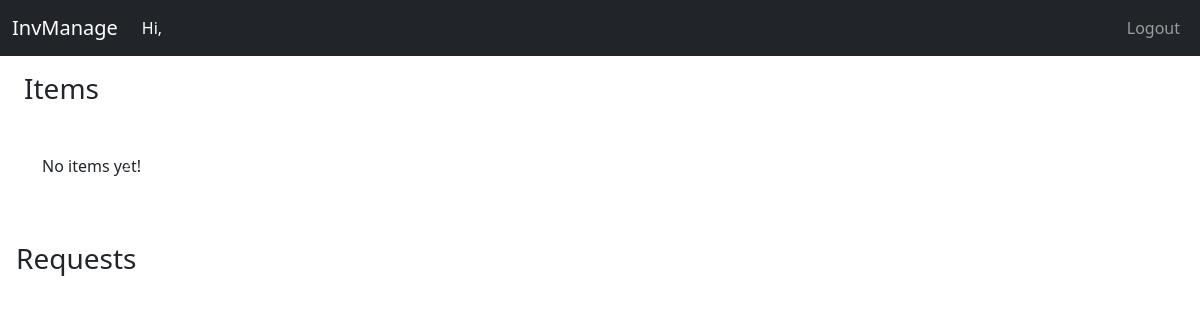
Before: /index_member/10 with the older database file.
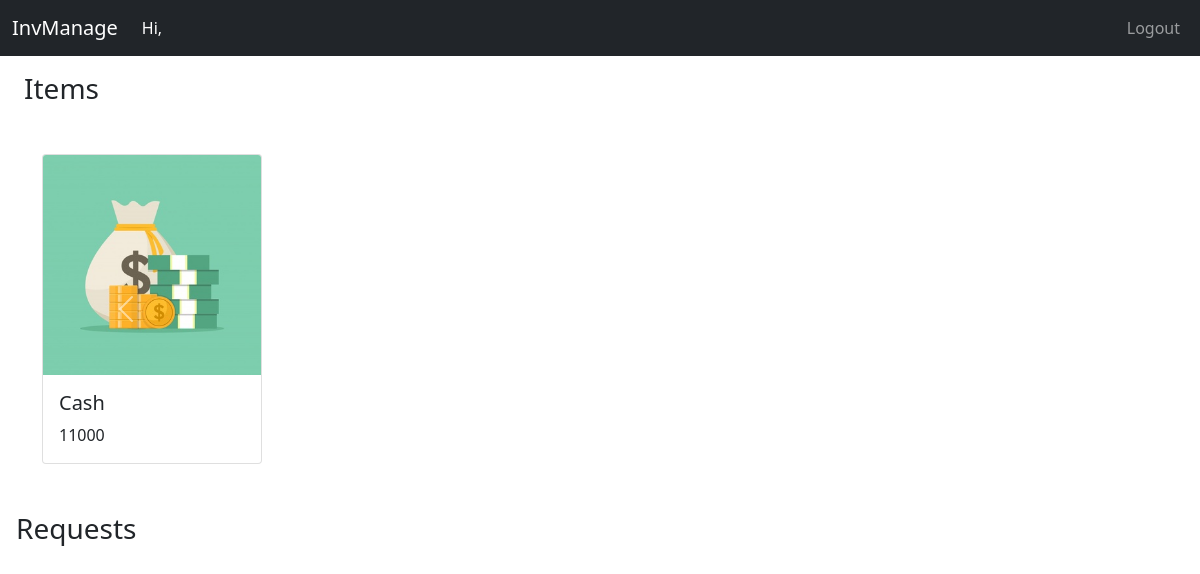
After: the same page with the newer database file.
### base/models.py (models this page shows, shortened)
class Item(models.Model):
    item_name = models.CharField(max_length=100)
    qty = models.IntegerField()
    club = models.ForeignKey(Club, blank=True, null = True, on_delete=models.CASCADE)
    image = models.ImageField(upload_to="images/", default = "")

### base/views.py (the view)
# urls.py: path("index_member/<int:pk>", views.index_member, name="index_member"),
def index_member(request, pk):
    club = Club.objects.get(id=pk)
    items = club.item_set.all()
    all_items = []
    n = len(items)
    nSlides = n//4 + ceil(n/4-n//4) #logic for displaying slides
    all_items.append([items, range(1, nSlides), nSlides])
    context = {'club':club, 'all_items':all_items}
    return render(request, 'index_member.html', context)

### base/templates/index_member.html (shortened to what this page needs)
<!doctype html>
<html lang="en">
<head>
    <link href="https://cdn.jsdelivr.net/npm/bootstrap@5.0.1/dist/css/bootstrap.min.css" rel="stylesheet"
>
    <link rel="stylesheet" href="https://cdnjs.cloudflare.com/ajax/libs/font-awesome/4.7.0/css/font-awesome.min.css">
</head>
<body>
    <nav class="navbar navbar-expand-lg navbar-dark bg-dark">
        <div class="container-fluid">
            <a class="navbar-brand" href="{% url 'index_member' request.user.club_set.first.id %}">InvManage</a>
            <div class="collapse navbar-collapse" id="navbarNav">
                <ul class="navbar-nav">
                    <li class="nav-item">
                        <a class="nav-link active" href="#">Hi, {{user.first_name}}</a>
                    </li>
                </ul>
                <ul class="navbar-nav ms-auto">
                    <li class="nav-item">
                        <a class="nav-link" href="accounts/logout">Logout</a>
                    </li>
                </ul>
            </div>
        </div>
    </nav>
    <div>
        <h3 class="my-3 mx-4">Items</h3>
    </div>
    <div class="container my-5">
        {% for items, range, nSlides in all_items %}
        <div id="carouselControls{{forloop.counter}}" class="carousel slide my-3" data-bs-ride="carousel">
            <div class="carousel-inner">
                <div class="carousel-item active">
                    <div class="row">
                        {% for i in items|slice:"0:" %}
                        <div class="col-xs-3 col-sm-3 col-md-3">
                            <div class="card" style="width: 220px;">
                                <img src="/media/{{i.image}}" class="card-img-top" alt="..." height="220px"
                                    width="220px">
                                <div class="card-body">
                                    <h5 class="card-title">{{i.item_name}}</h5>
                                    <p class="card-text">{{i.qty}}</p>
                                </div>
                            </div>
                        </div>
                        {% empty %}
                        <p>No items yet!</p>
                        {%endfor%}
                    </div>
                </div>
            </div>
            <button class="carousel-control-prev" type="button" data-bs-target="#carouselControls{{forloop.counter}}"
                data-bs-slide="prev">
                <span class="carousel-control-prev-icon" aria-hidden="false"></span>
            </button>
            <button class="carousel-control-next" type="button" data-bs-target="#carouselControls{{forloop.counter}}"
                data-bs-slide="next">
                <span class="carousel-control-next-icon" aria-hidden="false"></span>
            </button>
        </div>
        {% endfor %}
    </div>
    <div>
        <h3 class="my-3 mx-3">Requests</h3>
    </div>
</body>

Changed rows visible on the page:
added Item: image (picture), item_name "Cash", qty "11000"
Other visible differences:
list line gone: "No items yet!"
